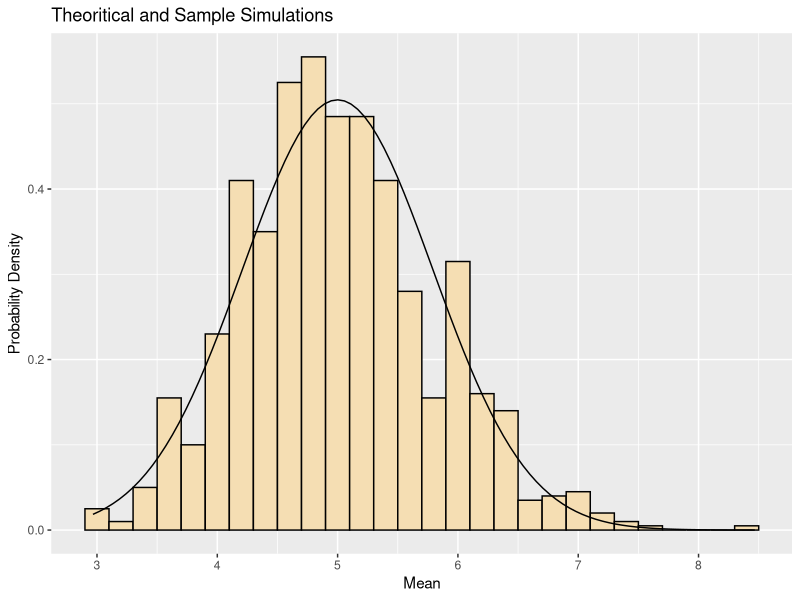

Generate this figure with R:
## ---- chunk 1
    options(scipen = 100)
## ---- chunk 2
    library(ggplot2)
## ---- chunk 3
    set.seed(100)

    lambda      <- 0.2
    nsim        <- 1000
    sampleSize  <- 40
## ---- chunk 4
    sims <- matrix(rexp(nsim*sampleSize, lambda), nsim, sampleSize)
## ---- chunk 5
    tMean <- 1/lambda # Theoritical Mean
    sMean <- mean(rowMeans(sims)) #Sample Mean
## ---- chunk 6
    tVar <- (1/lambda^2)*(1/sampleSize) # Theoritical Variance
    sVar <- var(rowMeans(sims)) #Sample Variance
## ---- chunk 7
    graph <- ggplot(data.frame(mean = rowMeans(sims)), aes(mean))
    graph <- graph + geom_histogram(aes(y=..density..), binwidth = 0.2, 
                                    fill = "wheat", color = "black")
    graph <- graph + stat_function(fun = dnorm, args = list(mean = tMean, sd = sqrt(tVar)))
    graph <- graph + labs(title = "Theoritical and Sample Simulations", 
                          x = "Mean", y = "Probability Density")
    graph
